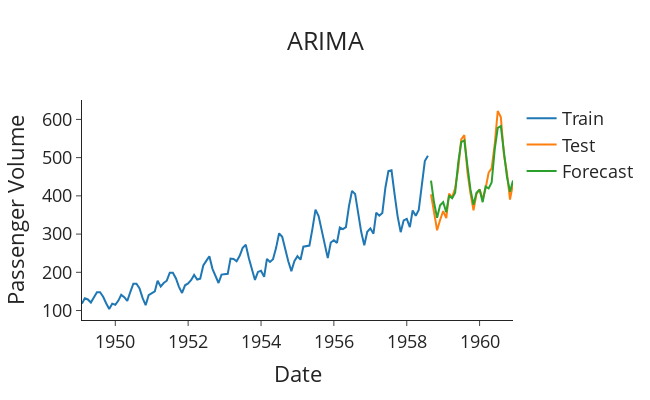

The notebook cell saved with this chart:
### Markdown cell above
The forecasts produced from this fitted model is for the differenced and Box-Cox transformed time series that we produced earlier. Therefore, we have to un-difference and apply the inverse Box-Cox transform to the predictions to acquire the actual airline passenger forecasted volumes:

### Code cell
# Import packages
import plotly.graph_objects as go

def plot_forecasts(forecasts: list[float], title: str) -> None:
    """Function to plot the forecasts."""
    fig = go.Figure()
    fig.add_trace(go.Scatter(x=train['Month'], y=train['#Passengers'], name='Train'))
    fig.add_trace(go.Scatter(x=test['Month'], y=test['#Passengers'], name='Test'))
    fig.add_trace(go.Scatter(x=test['Month'], y=forecasts, name='Forecast'))
    fig.update_layout(template="simple_white", font=dict(size=18), title_text=title,
                      width=650, title_x=0.5, height=400, xaxis_title='Date',
                      yaxis_title='Passenger Volume')

    return fig.show()


# Plot the forecasts
plot_forecasts(forecasts, 'ARIMA')
